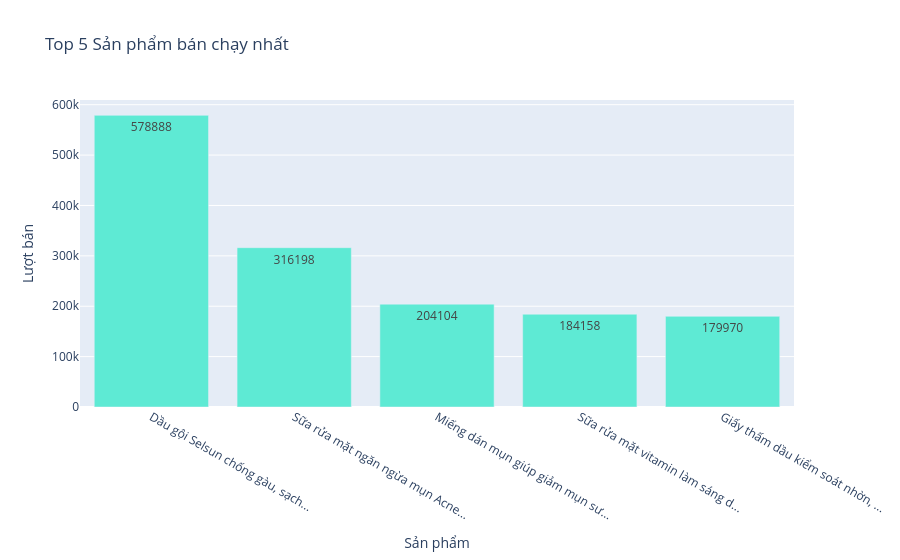

Write notebook code for a chart like this one.
### Markdown cell above
### 4. Top 5 Sản phẩm bán chạy nhất
*Biểu đồ cột (Bar Chart) cung cấp cái nhìn trực diện về hiệu suất kinh doanh của 5 sản phẩm đang dẫn đầu thị trường về tổng lượt bán. Sự chênh lệch độ cao giữa các cột phản ánh mức độ tập trung doanh thu vào các mặt hàng "ngôi sao" của sàn. Số liệu từ biểu đồ này là cơ sở quan trọng để các nhà bán lẻ nắm bắt xu hướng tiêu dùng hiện tại và tối ưu hóa danh mục sản phẩm nhập kho.*

### Code cell
fig4 = pt.cau_4_top_san_pham_ban_chay()
display(fig4)

### Figure 1 — Plotly figure (JSON) as saved in the notebook; plotly's stock layout.template omitted (floating-point values rounded to 4 significant figures)
{"data": [{"hovertemplate": "Sản phẩm=%{x}<br>Lượt bán=%{text}<extra></extra>", "legendgroup": "", "marker": {"color": "#5EEAD4", "pattern": {"shape": ""}}, "name": "", "orientation": "v", "showlegend": false, "text": [578900.0, 316200.0, 204100.0, 184200.0, 180000.0], "textposition": "auto", "type": "bar", "x": ["Dầu gội Selsun chống gàu, sạch...", "Sữa rửa mặt ngăn ngừa mụn Acne...", "Miếng dán mụn giúp giảm mụn sư...", "Sữa rửa mặt vitamin làm sáng d...", "Giấy thấm dầu kiểm soát nhờn, ..."], "xaxis": "x", "y": [578888, 316198, 204104, 184158, 179970], "yaxis": "y"}], "layout": {"barmode": "relative", "legend": {"tracegroupgap": 0}, "title": {"text": "Top 5 Sản phẩm bán chạy nhất"}, "xaxis": {"anchor": "y", "domain": [0, 1], "title": {"text": "Sản phẩm"}}, "yaxis": {"anchor": "x", "domain": [0, 1], "title": {"text": "Lượt bán"}}}}
